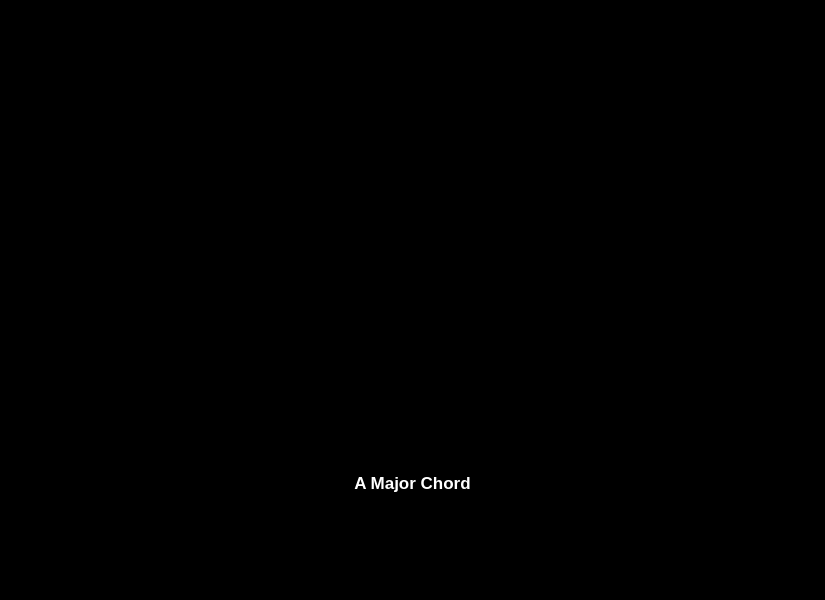
<?xml version="1.0" encoding="UTF-8"?>
<ui version="4.0">
 <class>MainWindow</class>
 <widget class="QMainWindow" name="MainWindow">
  <property name="geometry">
   <rect>
    <x>0</x>
    <y>0</y>
    <width>825</width>
    <height>600</height>
   </rect>
  </property>
  <property name="minimumSize">
   <size>
    <width>800</width>
    <height>600</height>
   </size>
  </property>
  <property name="maximumSize">
   <size>
    <width>825</width>
    <height>600</height>
   </size>
  </property>
  <property name="windowTitle">
   <string>Random Chords Chooser</string>
  </property>
  <property name="windowIcon">
   <iconset resource="resources.qrc">
    <normaloff>:/assets/icons/music player.ico</normaloff>:/assets/icons/music player.ico</iconset>
  </property>
  <property name="styleSheet">
   <string notr="true">background: #000;
color: white;
padding: 10px;</string>
  </property>
  <widget class="QWidget" name="centralwidget">
   <layout class="QGridLayout" name="gridLayout">
    <item row="0" column="0">
     <widget class="QStackedWidget" name="stackedWidget">
      <property name="currentIndex">
       <number>1</number>
      </property>
      <widget class="QWidget" name="start_page">
       <layout class="QVBoxLayout" name="verticalLayout">
        <item>
         <spacer name="verticalSpacer_3">
          <property name="orientation">
           <enum>Qt::Vertical</enum>
          </property>
          <property name="sizeType">
           <enum>QSizePolicy::Fixed</enum>
          </property>
          <property name="sizeHint" stdset="0">
           <size>
            <width>20</width>
            <height>152</height>
           </size>
          </property>
         </spacer>
        </item>
        <item>
         <widget class="QLabel" name="label">
          <property name="font">
           <font>
            <family>Origin Tech Demo</family>
            <pointsize>32</pointsize>
           </font>
          </property>
          <property name="text">
           <string>Welcome to
Random Chords</string>
          </property>
          <property name="alignment">
           <set>Qt::AlignCenter</set>
          </property>
         </widget>
        </item>
        <item>
         <spacer name="verticalSpacer">
          <property name="orientation">
           <enum>Qt::Vertical</enum>
          </property>
          <property name="sizeType">
           <enum>QSizePolicy::Fixed</enum>
          </property>
          <property name="sizeHint" stdset="0">
           <size>
            <width>20</width>
            <height>36</height>
           </size>
          </property>
         </spacer>
        </item>
        <item>
         <layout class="QHBoxLayout" name="horizontalLayout">
          <item>
           <spacer name="horizontalSpacer">
            <property name="orientation">
             <enum>Qt::Horizontal</enum>
            </property>
            <property name="sizeHint" stdset="0">
             <size>
              <width>40</width>
              <height>20</height>
             </size>
            </property>
           </spacer>
          </item>
          <item>
           <widget class="QPushButton" name="start_btn">
            <property name="sizePolicy">
             <sizepolicy hsizetype="Fixed" vsizetype="Fixed">
              <horstretch>0</horstretch>
              <verstretch>0</verstretch>
             </sizepolicy>
            </property>
            <property name="minimumSize">
             <size>
              <width>200</width>
              <height>49</height>
             </size>
            </property>
            <property name="maximumSize">
             <size>
              <width>200</width>
              <height>49</height>
             </size>
            </property>
            <property name="font">
             <font>
              <family>Starcraft</family>
              <pointsize>11</pointsize>
              <weight>75</weight>
              <bold>true</bold>
             </font>
            </property>
            <property name="styleSheet">
             <string notr="true">QPushButton{padding: 5px;
border: 1px solid #333;
background: #222;
color: white;
border-radius: 20px;
}
QPushButton:hover{
color: rgba(255, 255, 255, 0.8)
}
QPushButton:pressed{
background: #111;
}</string>
            </property>
            <property name="text">
             <string>Start</string>
            </property>
           </widget>
          </item>
          <item>
           <spacer name="horizontalSpacer_2">
            <property name="orientation">
             <enum>Qt::Horizontal</enum>
            </property>
            <property name="sizeHint" stdset="0">
             <size>
              <width>40</width>
              <height>20</height>
             </size>
            </property>
           </spacer>
          </item>
         </layout>
        </item>
        <item>
         <spacer name="verticalSpacer_2">
          <property name="orientation">
           <enum>Qt::Vertical</enum>
          </property>
          <property name="sizeHint" stdset="0">
           <size>
            <width>20</width>
            <height>40</height>
           </size>
          </property>
         </spacer>
        </item>
       </layout>
      </widget>
      <widget class="QWidget" name="second_page">
       <layout class="QGridLayout" name="gridLayout_2" rowstretch="2,1">
        <property name="sizeConstraint">
         <enum>QLayout::SetMaximumSize</enum>
        </property>
        <item row="0" column="0">
         <widget class="QLabel" name="image_label">
          <property name="text">
           <string/>
          </property>
          <property name="pixmap">
           <pixmap>../../Downloads/—Pngtree—blue purple colored smoke_5545463.png</pixmap>
          </property>
          <property name="scaledContents">
           <bool>true</bool>
          </property>
         </widget>
        </item>
        <item row="1" column="0">
         <layout class="QHBoxLayout" name="horizontalLayout_2">
          <property name="spacing">
           <number>2</number>
          </property>
          <item>
           <widget class="QLabel" name="chord_name">
            <property name="font">
             <font>
              <pointsize>13</pointsize>
              <weight>75</weight>
              <italic>false</italic>
              <bold>true</bold>
             </font>
            </property>
            <property name="text">
             <string>A Major Chord</string>
            </property>
            <property name="alignment">
             <set>Qt::AlignCenter</set>
            </property>
           </widget>
          </item>
         </layout>
        </item>
       </layout>
      </widget>
     </widget>
    </item>
   </layout>
  </widget>
 </widget>
 <resources>
  <include location="resources.qrc"/>
 </resources>
 <connections/>
</ui>
